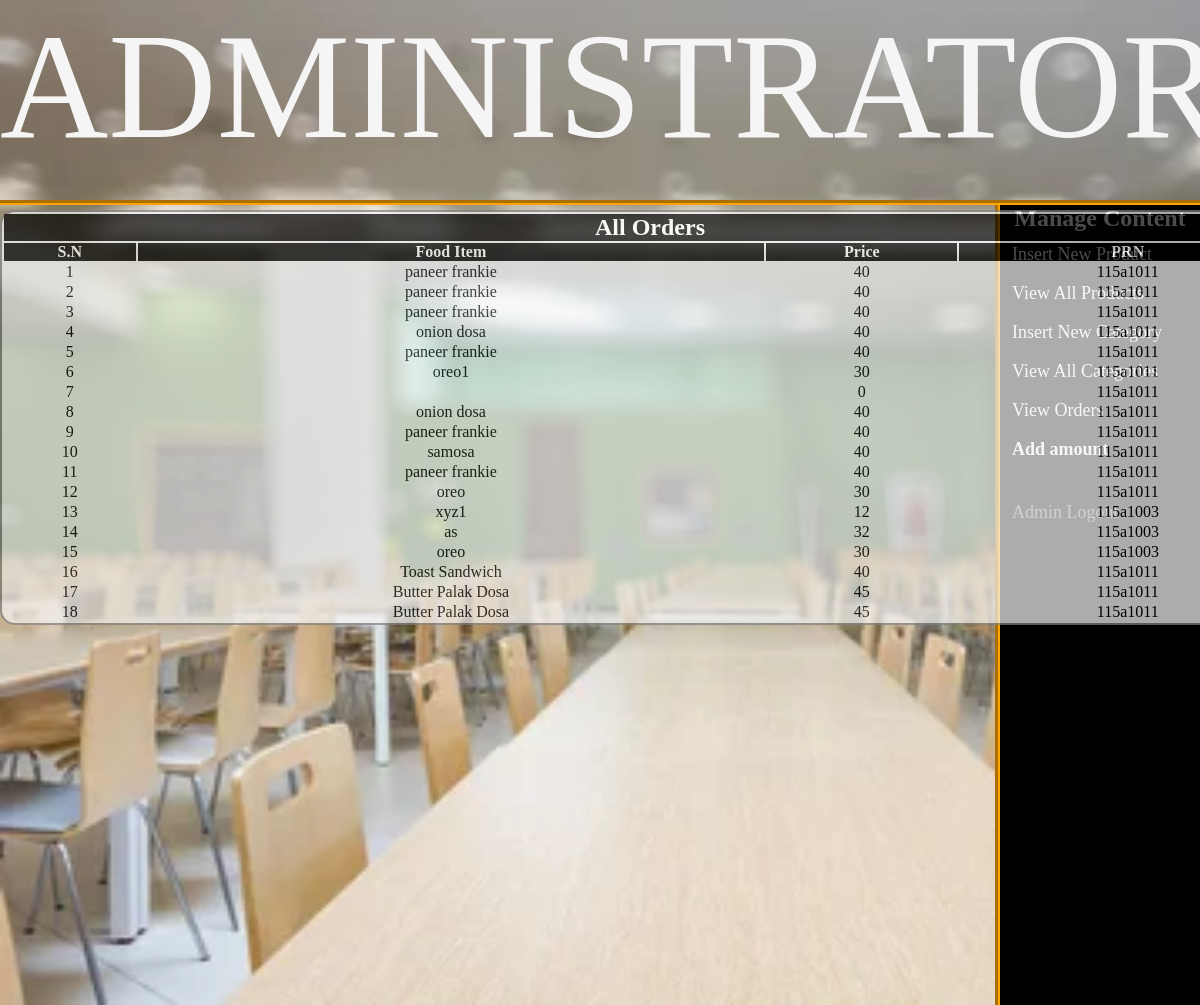
/admin_area/index.php?view_orders (signed in), run on the app's committed database.
### tables this page shows
CREATE TABLE `orders_admin` (
  `order_id` int(100) NOT NULL,
  `p_id` int(100) NOT NULL,
  `p_name` varchar(255) NOT NULL,
  `p_price` int(10) NOT NULL,
  `customer_prn` varchar(8) NOT NULL
);

### admin_area/view_orders.php (the view, shortened to what this page needs)
<table class="table" width="1300" align="center" style="color: black">
	<tr align="center" bgcolor="black" style="color: white">
		<td colspan="6"><h2 >All Orders</h2></td>
	</tr>
	<tr align="center" bgcolor="black" style="color: white">
		<th>S.N</th>
		<th>Food Item</th>
		<th>Price</th>
		<th>PRN</th>
	</tr>
	<?php
	include("includes/db.php");
	$get_order = "SELECT * from orders_admin";
	$run_order = mysqli_query($con, $get_order);
	$i = 0;
	while ($row_order=mysqli_fetch_assoc($run_order)){
		$pro_name=$row_order['p_name'];
		$pro_price = $row_order['p_price'];
		$c_prn = $row_order['customer_prn'];
		$i++;
	echo '
	<tr align="center">
		<td>'.$i.'</td>
		<td>'.$pro_name.'</td>
		<td>'.$pro_price.'</td>
		<td>'.$c_prn.'</td>
	</tr>';
	 } ?>
</table>

### admin_area/styles/style.css (style rules this page uses)
html, body, div, span, applet, object, iframe, h1, h2, h3, h4, h5, h6, p, blockquote, pre, a, abbr, acronym, address, big, cite, code, del, dfn, em, img, ins, kbd, q, s, samp, small, strike, strong, sub, sup, tt, var, b, u, i, center, dl, dt, dd, ol, ul, li, fieldset, form, label, legend, table, caption, tbody, tfoot, thead, tr, th, td, article, aside, canvas, details, embed, figure, figcaption, footer, header, hgroup, menu, nav, output, ruby, section, summary, time, mark, audio, video { margin: 0; padding: 0; border: 0; vertical-align: baseline; }
body { background-image: url("images/adminbg.webp"); }

### admin_area/index.php (style rules this page uses)
.body { background-image: url("images/adminbg.webp"); background-repeat: no-repeat; background-size: cover; }

### admin_area/view_orders.php (style rules this page uses)
.table { position: absolute; top:210px; left:0; width:1300px; height:150px; background-color: whitesmoke; opacity:0.7; border: 2px solid grey; border-radius: 15px; }

### data on the page
orders_admin: p_name "paneer frankie", p_price "40", customer_prn "115a1011"
orders_admin: p_name "paneer frankie", p_price "40", customer_prn "115a1011"
orders_admin: p_name "paneer frankie", p_price "40", customer_prn "115a1011"
orders_admin: p_name "onion dosa", p_price "40", customer_prn "115a1011"
orders_admin: p_name "paneer frankie", p_price "40", customer_prn "115a1011"
orders_admin: p_name "oreo1", p_price "30", customer_prn "115a1011"
orders_admin: p_price "0", customer_prn "115a1011"
orders_admin: p_name "onion dosa", p_price "40", customer_prn "115a1011"
orders_admin: p_name "paneer frankie", p_price "40", customer_prn "115a1011"
orders_admin: p_name "samosa", p_price "40", customer_prn "115a1011"
orders_admin: p_name "paneer frankie", p_price "40", customer_prn "115a1011"
orders_admin: p_name "oreo", p_price "30", customer_prn "115a1011"
orders_admin: p_name "xyz1", p_price "12", customer_prn "115a1003"
orders_admin: p_name "as", p_price "32", customer_prn "115a1003"
orders_admin: p_name "oreo", p_price "30", customer_prn "115a1003"
orders_admin: p_name "Toast Sandwich", p_price "40", customer_prn "115a1011"
orders_admin: p_name "Butter Palak Dosa", p_price "45", customer_prn "115a1011"
orders_admin: p_name "Butter Palak Dosa", p_price "45", customer_prn "115a1011"
